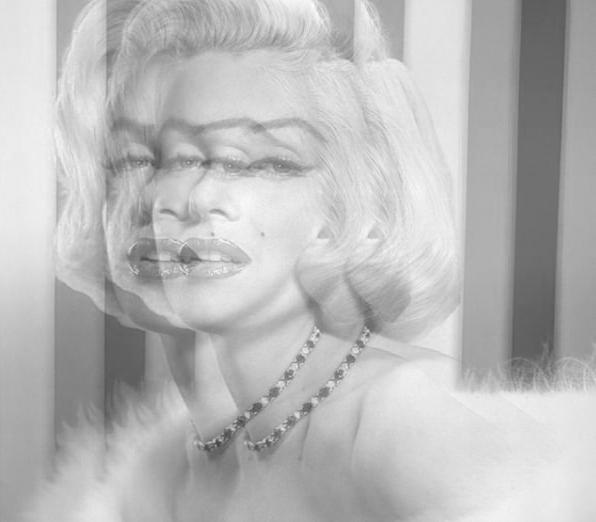
#> input picture ext4/image/monro_blanded_red.jpg, 596 x 522 px, found by its file name
$ python l4-8.py
#> lines starting #> are read from the running program, lines starting #| are printed output that depends on the picture
from PIL import Image

red_color_channel = Image.open('monro_blanded_red.jpg')
#> red_color_channel is the input picture: PIL image 596x522 L; min 62, max 254, mean 185.6
green_color_channel = Image.open('croped_middle_green.jpg')
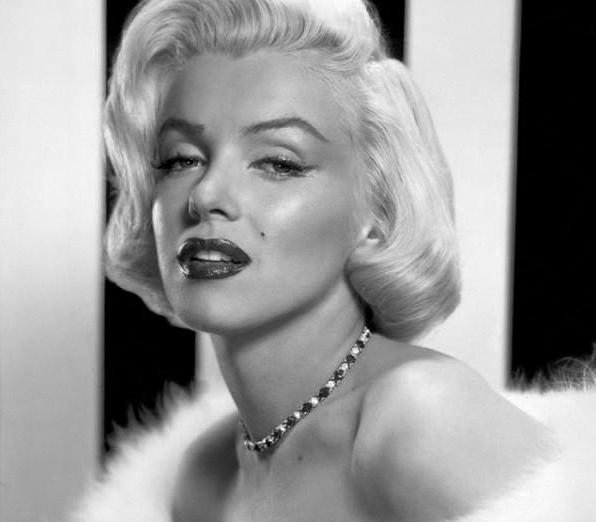
#> input picture ext4/image/croped_middle_green.jpg, 596 x 522 px, found by its file name
#> green_color_channel is the input picture: PIL image 596x522 L; min 0, max 255, mean 150.9
blue_color_channel = Image.open('monro_blanded_blue.jpg')
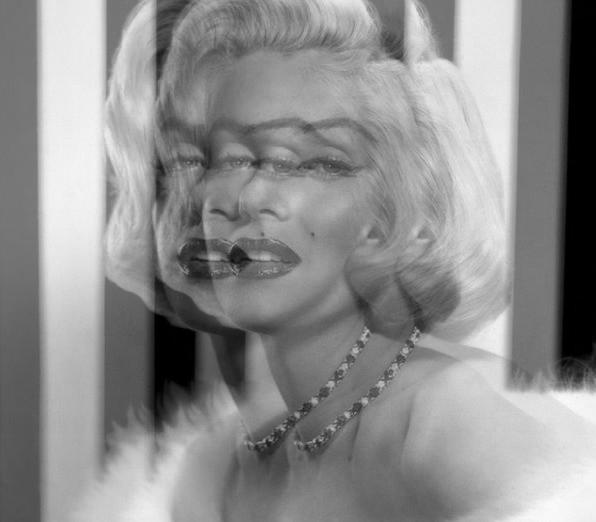
#> input picture ext4/image/monro_blanded_blue.jpg, 596 x 522 px, found by its file name
#> blue_color_channel is the input picture: PIL image 596x522 L; min 0, max 251, mean 141.3
avatar = Image.merge("RGB", (red_color_channel, green_color_channel, blue_color_channel))
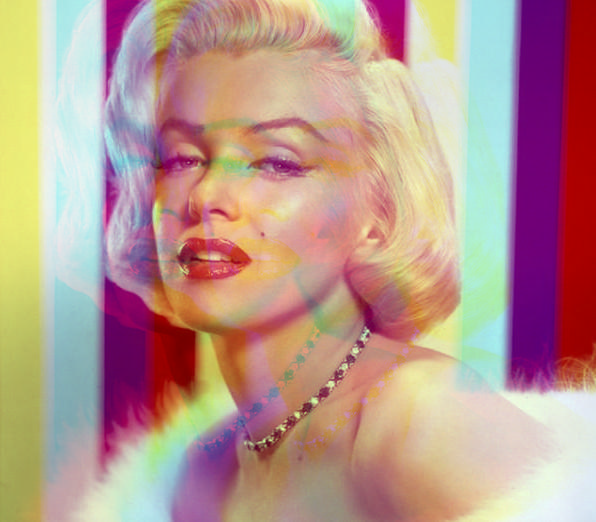
#> avatar: PIL image 596x522 RGB; mean R, G, B 185.6, 150.9, 141.3
avatar.save("avatar.jpg")
